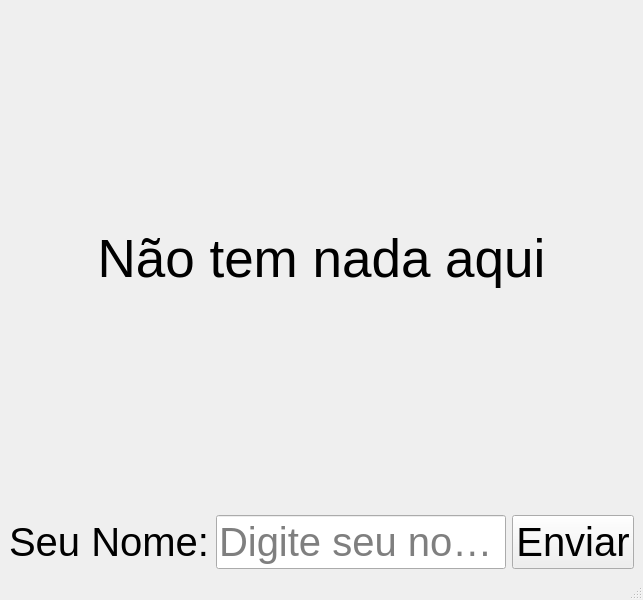
<?xml version="1.0" encoding="UTF-8"?>
<ui version="4.0">
 <class>MainWindow</class>
 <widget class="QMainWindow" name="MainWindow">
  <property name="geometry">
   <rect>
    <x>0</x>
    <y>0</y>
    <width>643</width>
    <height>600</height>
   </rect>
  </property>
  <property name="windowTitle">
   <string>MainWindow</string>
  </property>
  <widget class="QWidget" name="centralwidget">
   <layout class="QHBoxLayout" name="horizontalLayout">
    <item>
     <layout class="QGridLayout" name="gridLayout">
      <item row="0" column="0">
       <widget class="QLabel" name="LabelResult">
        <property name="font">
         <font>
          <pointsize>40</pointsize>
         </font>
        </property>
        <property name="text">
         <string>Não tem nada aqui</string>
        </property>
        <property name="alignment">
         <set>Qt::AlignCenter</set>
        </property>
       </widget>
      </item>
      <item row="1" column="0">
       <layout class="QGridLayout" name="gridLayout_2">
        <item row="0" column="0">
         <widget class="QLabel" name="label">
          <property name="font">
           <font>
            <pointsize>30</pointsize>
           </font>
          </property>
          <property name="text">
           <string>Seu Nome:</string>
          </property>
         </widget>
        </item>
        <item row="0" column="1">
         <widget class="QLineEdit" name="lineName">
          <property name="font">
           <font>
            <pointsize>30</pointsize>
           </font>
          </property>
          <property name="placeholderText">
           <string>Digite seu nome</string>
          </property>
         </widget>
        </item>
        <item row="0" column="2">
         <widget class="QPushButton" name="ButtonSend">
          <property name="font">
           <font>
            <pointsize>30</pointsize>
           </font>
          </property>
          <property name="text">
           <string>Enviar</string>
          </property>
         </widget>
        </item>
       </layout>
      </item>
     </layout>
    </item>
   </layout>
  </widget>
  <widget class="QMenuBar" name="menubar">
   <property name="geometry">
    <rect>
     <x>0</x>
     <y>0</y>
     <width>643</width>
     <height>21</height>
    </rect>
   </property>
  </widget>
  <widget class="QStatusBar" name="statusbar"/>
 </widget>
 <resources/>
 <connections/>
</ui>
